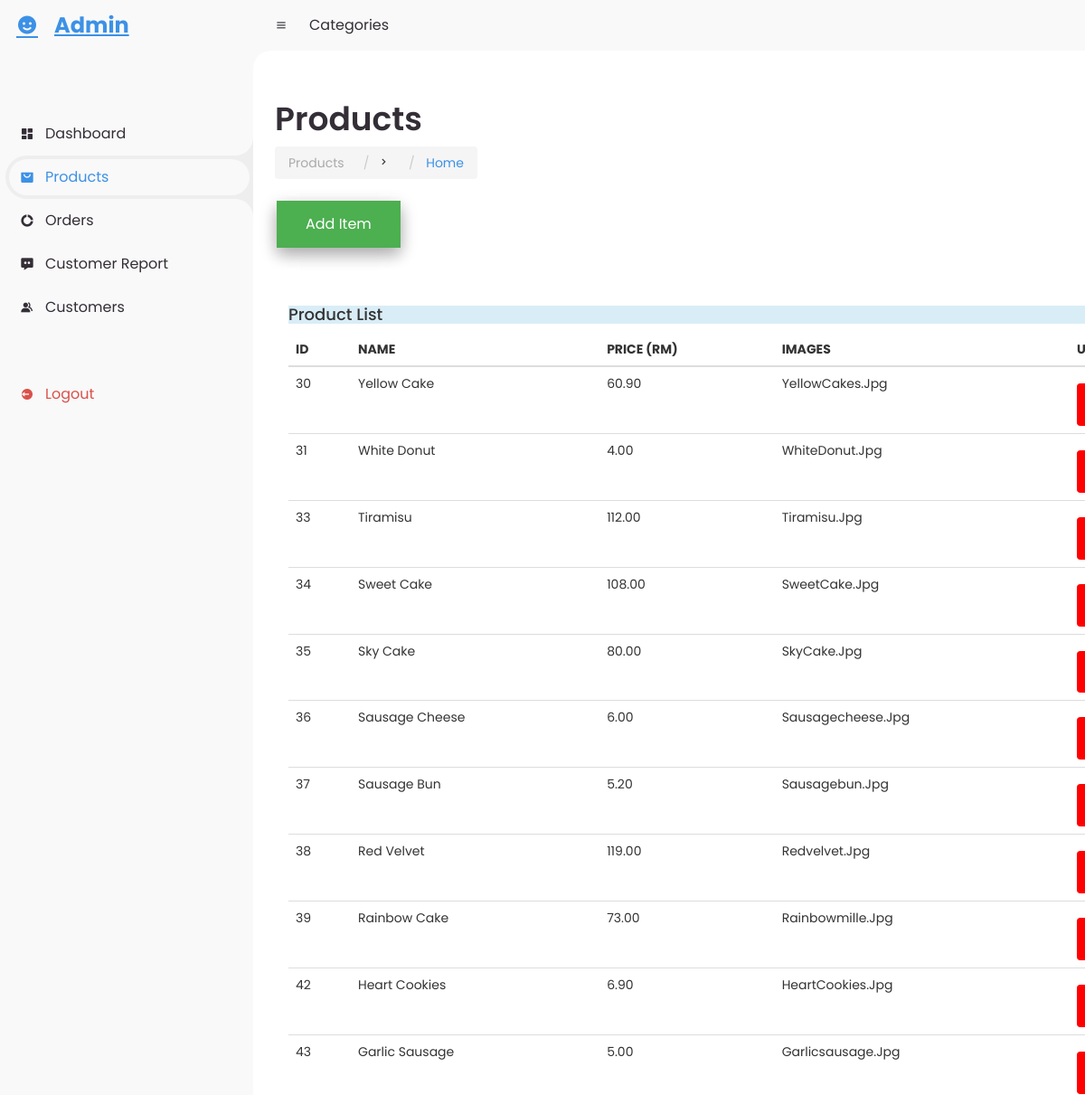
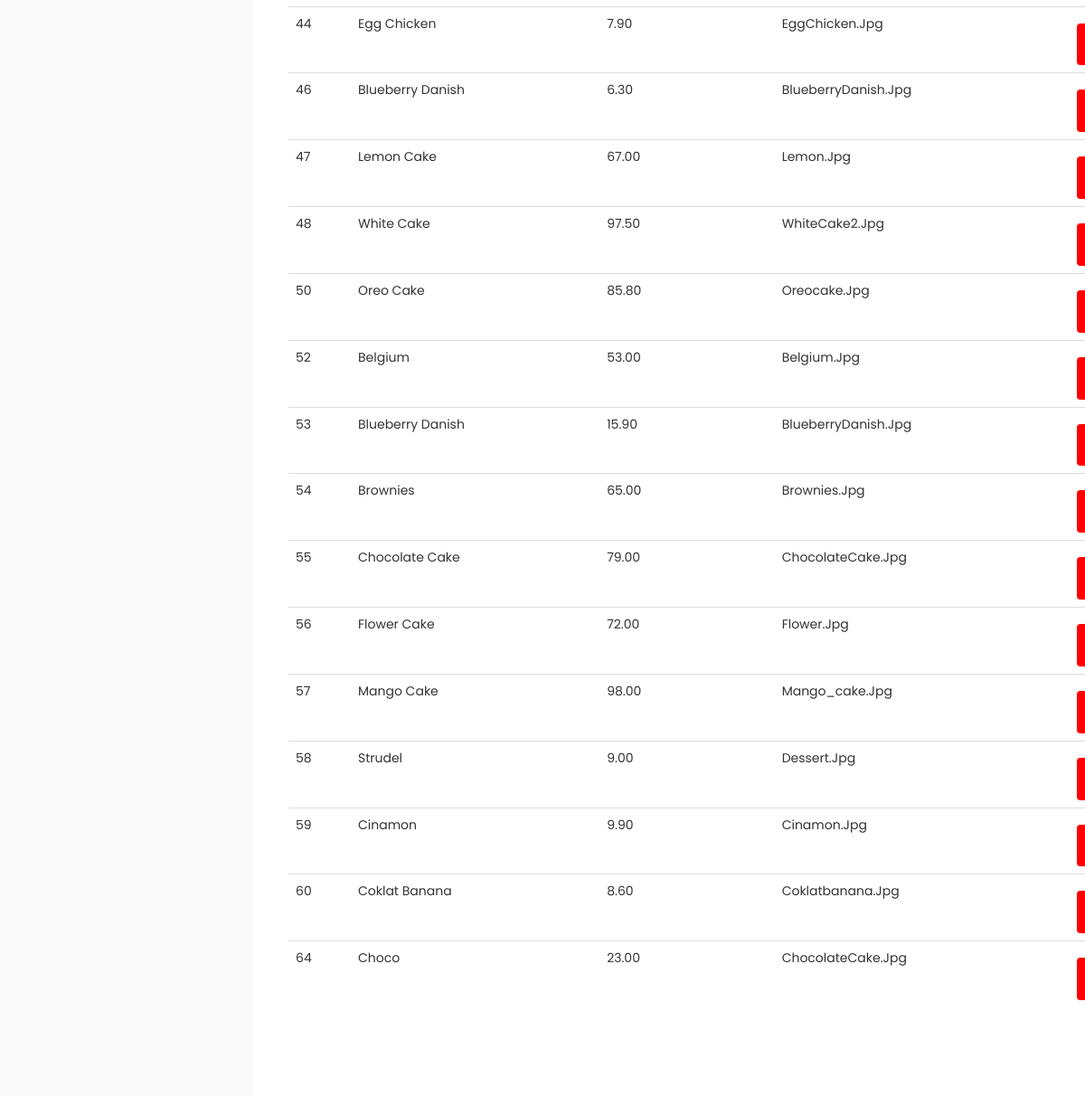
/productadmin.php, run on the app's committed database (2 pictures, top to bottom).
### tables this page shows
CREATE TABLE `product` (
  `id` int(255) NOT NULL,
  `name` varchar(100) NOT NULL,
  `price` decimal(8,2) NOT NULL,
  `image` varchar(100) NOT NULL,
  `category` varchar(50) NOT NULL
);

### productadmin.php (the view, shortened to what this page needs)
<!DOCTYPE html>
<html lang="en">
<head>
	<link href='https://unpkg.com/boxicons@2.0.9/css/boxicons.min.css' rel='stylesheet'>
	<link rel="stylesheet" href="Admin.css">
    <link rel="stylesheet" type="text/css" href="assets/css/bootstrap/bootstrap.css">
<link rel="stylesheet" href="https://cdnjs.cloudflare.com/ajax/libs/font-awesome/4.7.0/css/font-awesome.min.css">
</head>
<body>
	<section id="sidebar">
		<a href="#" class="brand">
			<i class='bx bxs-smile'></i>
			<span class="text">Admin</span>
		</a>
		<ul class="side-menu top">
			<li>
				<a href="Admin.php">
					<i class='bx bxs-dashboard' ></i>
					<span class="text">Dashboard</span>
				</a>
			</li>
			<li class="active">
				<a href="#">
					<i class='bx bxs-shopping-bag-alt' ></i>
					<span class="text">Products</span>
				</a>
			</li>
			<li>
				<a href="orderAdmin.php">
					<i class='bx bxs-doughnut-chart' ></i>
					<span class="text">Orders</span>
				</a>
			</li>
			<li>
				<a href="report.php">
					<i class='bx bxs-message-dots' ></i>
					<span class="text">Customer Report</span>
				</a>
			</li>
			<li>
				<a href="customerlist.php">
					<i class='bx bxs-group' ></i>
					<span class="text">Customers</span>
				</a>
			</li>
		</ul>
		<ul class="side-menu">
			<li>
				<a href="homepage.php" class="logout">
					<i class='bx bxs-log-out-circle' ></i>
					<span class="text">Logout</span>
				</a>
			</li>
		</ul>
	</section>
	<section id="content">
		<nav>
			<i class='bx bx-menu' ></i>
			<a href="#" class="nav-link">Categories</a>
		</nav>
		<main>
			<div class="head-title">
				<div class="left">
					<h1>Products</h1>
					<ul class="breadcrumb">
						<li>
							<a href="#">Products</a>
						</li>
						<li><i class='bx bx-chevron-right' ></i></li>
						<li>
							<a class="active" href="#">Home</a>
						</li>
					</ul>
				</div>
			</div>
			<div>
				<a href="productadminazwar.php">
					<button class="button button1">Add Item</button>
				</a>
			</div>
			<div class="container mt-5">
				<div class="row">
					<div class="col-md-12">
						<div class="card">
							<div class="card-header bg-info">
								<h4 class="text-white">Product List</h4>
							</div>
							<div class="card-body">
								<?php
									$conn = mysqli_connect('localhost','root','','project_bakery_database');
									$query = "SELECT * FROM product ";
									$query_run = mysqli_query($conn, $query);
								?>
								<table class="table">
									<thead>
									<tr>
										<th>ID</th>
										<th>NAME</th>
										<th>PRICE (RM)</th>
										<th>IMAGES</th>
										<th>UPDATE</th>
									</tr>
									</thead>
									<tbody>
										<?php
											if(mysqli_num_rows($query_run) > 0)
											{
												foreach($query_run as $row)
												{
												?>
												<tr>
													<td><?php echo $row['id']; ?></td>
													<td><?php echo $row['name']; ?></td>
													<td><?php echo $row['price']; ?></td>
													<td><?php echo $row['image']; ?></td>
													<td>
														<?php $temp = $row['id']; ?>
														<button class="btn" onclick="window.location = 'updateproduct.php?id=<?php echo $temp ?>'"><i class="fa fa-edit"></i></button>
													</td>
												</tr>
												<?php
												}
											}else
											{
											?>
											<tr>
												<td>No Record Available</td>
											</tr>
											<?php
											}
										?>
								</tbody>
							</div>
						</div>
					</div>
				</div>
	</section>
</body>
</html>

### Admin.css (style rules this page uses)
* { margin: 0; padding: 0; box-sizing: border-box; }
a { text-decoration: none; }
li { list-style: none; }
:root { --poppins: 'Poppins', sans-serif; --lato: 'Lato', sans-serif; --light: #F9F9F9; --blue: #3C91E6; --light-blue: #CFE8FF; --grey: #eee; --dark-grey: #AAAAAA; --dark: #342E37; --red: #DB504A; --yellow: #FFCE26; --light-yellow: #FFF2C6; --orange: #FD7238; --light-orange: #FFE0D3; }
html { overflow-x: hidden; }
body { background: var(--grey); overflow-x: hidden; }
#sidebar { position: fixed; top: 0; left: 0; width: 280px; height: 100%; background: var(--light); z-index: 2000; font-family: var(--lato); transition: .3s ease; overflow-x: hidden; scrollbar-width: none; }
#sidebar .brand { font-size: 24px; font-weight: 700; height: 56px; display: flex; align-items: center; color: var(--blue); position: sticky; top: 0; left: 0; background: var(--light); z-index: 500; padding-bottom: 20px; box-sizing: content-box; }
#sidebar .brand .bx { min-width: 60px; display: flex; justify-content: center; }
#sidebar .side-menu { width: 100%; margin-top: 48px; }
#sidebar .side-menu li { height: 48px; background: transparent; margin-left: 6px; border-radius: 48px 0 0 48px; padding: 4px; }
#sidebar .side-menu li.active { background: var(--grey); position: relative; }
#sidebar .side-menu li.active::before { content: ''; position: absolute; width: 40px; height: 40px; border-radius: 50%; top: -40px; right: 0; box-shadow: 20px 20px 0 var(--grey); z-index: -1; }
#sidebar .side-menu li.active::after { content: ''; position: absolute; width: 40px; height: 40px; border-radius: 50%; bottom: -40px; right: 0; box-shadow: 20px -20px 0 var(--grey); z-index: -1; }
#sidebar .side-menu li a { width: 100%; height: 100%; background: var(--light); display: flex; align-items: center; border-radius: 48px; font-size: 16px; color: var(--dark); white-space: nowrap; overflow-x: hidden; }
#sidebar .side-menu.top li.active a { color: var(--blue); }
#sidebar .side-menu li a.logout { color: var(--red); }
#sidebar .side-menu li a .bx { min-width: calc(60px - ((4px + 6px) * 2)); display: flex; justify-content: center; }
#content { position: relative; width: calc(100% - 280px); left: 280px; transition: .3s ease; }
#content nav { height: 56px; background: var(--light); padding: 0 24px; display: flex; align-items: center; grid-gap: 24px; font-family: var(--lato); position: sticky; top: 0; left: 0; z-index: 1000; }
#content nav::before { content: ''; position: absolute; width: 40px; height: 40px; bottom: -40px; left: 0; border-radius: 50%; box-shadow: -20px -20px 0 var(--light); }
#content nav a { color: var(--dark); }
#content nav .bx.bx-menu { cursor: pointer; color: var(--dark); }
#content nav .nav-link { font-size: 16px; transition: .3s ease; }
#content main { width: 100%; padding: 36px 24px; font-family: var(--poppins); max-height: calc(100vh - 56px); overflow-y: auto; }
#content main .head-title { display: flex; align-items: center; justify-content: space-between; grid-gap: 16px; flex-wrap: wrap; }
#content main .head-title .left h1 { font-size: 36px; font-weight: 600; margin-bottom: 10px; color: var(--dark); }
#content main .head-title .left .breadcrumb { display: flex; align-items: center; grid-gap: 16px; }
#content main .head-title .left .breadcrumb li { color: var(--dark); }
#content main .head-title .left .breadcrumb li a { color: var(--dark-grey); pointer-events: none; }
#content main .head-title .left .breadcrumb li a.active { color: var(--blue); pointer-events: unset; }
:root { --green: #27ae60; --black: #333; --white: #fff; --bg-color:0 .5rem 1rem rgba(0,0,0,0.1); --border:1rem solid var(--black); }
* { font-family: 'Poppins', sans-serif; margin:0; padding: 0; box-sizing: border-box;; outline: none; border: none; text-decoration: none; text-transform: capitalize; }
html { font-size: 62.5%; overflow-x: hidden; }
.btn { display: block; width: 100%; cursor: pointer; border-radius: .5rem; margin-top: 1rem; font-size: 1.7rem; padding: 1rem 3rem; background: var(--green); color: var(--white); }
.container { max-width: 1200px; padding: 5rem; margin: 100 auto; }

### data on the page
product: id "30", name "Yellow Cake", price "60.90", image "YellowCakes.jpg"
product: id "31", name "White Donut", price "4.00", image "WhiteDonut.jpg"
product: id "33", name "Tiramisu", price "112.00", image "Tiramisu.jpg"
product: id "34", name "Sweet Cake", price "108.00", image "SweetCake.jpg"
product: id "35", name "Sky Cake", price "80.00", image "SkyCake.jpg"
product: id "36", name "Sausage Cheese", price "6.00", image "Sausagecheese.jpg"
product: id "37", name "Sausage Bun", price "5.20", image "Sausagebun.jpg"
product: id "38", name "Red Velvet", price "119.00", image "Redvelvet.jpg"
product: id "39", name "Rainbow Cake", price "73.00", image "Rainbowmille.jpg"
product: id "42", name "Heart Cookies", price "6.90", image "HeartCookies.jpg"
product: id "43", name "Garlic Sausage", price "5.00", image "Garlicsausage.jpg"
product: id "44", name "Egg Chicken", price "7.90", image "EggChicken.jpg"
product: id "46", name "Blueberry Danish", price "6.30", image "BlueberryDanish.jpg"
product: id "47", name "Lemon Cake", price "67.00", image "Lemon.jpg"
product: id "48", name "White Cake", price "97.50", image "WhiteCake2.jpg"
product: id "50", name "Oreo Cake", price "85.80", image "Oreocake.jpg"
product: id "52", name "Belgium", price "53.00", image "Belgium.jpg"
product: id "53", name "Blueberry Danish", price "15.90", image "BlueberryDanish.jpg"
product: id "54", name "Brownies", price "65.00", image "Brownies.jpg"
product: id "55", name "Chocolate Cake", price "79.00", image "ChocolateCake.jpg"
product: id "56", name "Flower Cake", price "72.00", image "Flower.jpg"
product: id "57", name "Mango Cake", price "98.00", image "Mango_cake.jpg"
product: id "58", name "Strudel", price "9.00", image "Dessert.jpg"
product: id "59", name "Cinamon", price "9.90", image "Cinamon.jpg"
product: id "60", name "Coklat Banana", price "8.60", image "Coklatbanana.jpg"
product: id "64", name "Choco", price "23.00", image "ChocolateCake.jpg"
